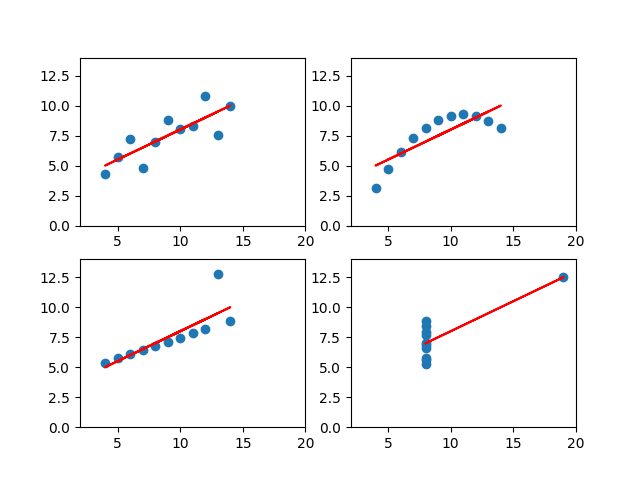

Here is the Python script that generated this plot:
"""Data visualization of the Anscombe sample data"""
import numpy as np
import pylab

xs=np.loadtxt('anscombe.txt')
for i in range(4):
    x=xs[:,i*2]
    y=xs[:,i*2+1]
    A=np.vstack([x,np.ones(len(x))]).T
    m,c=np.linalg.lstsq(A,y)[0]
    pylab.subplot(2,2,i+1)
    pylab.scatter(x,y)
    pylab.plot(x,m*x+c,'r')
    pylab.axis([2,20,0,14])

pylab.savefig('anscombe.png')
